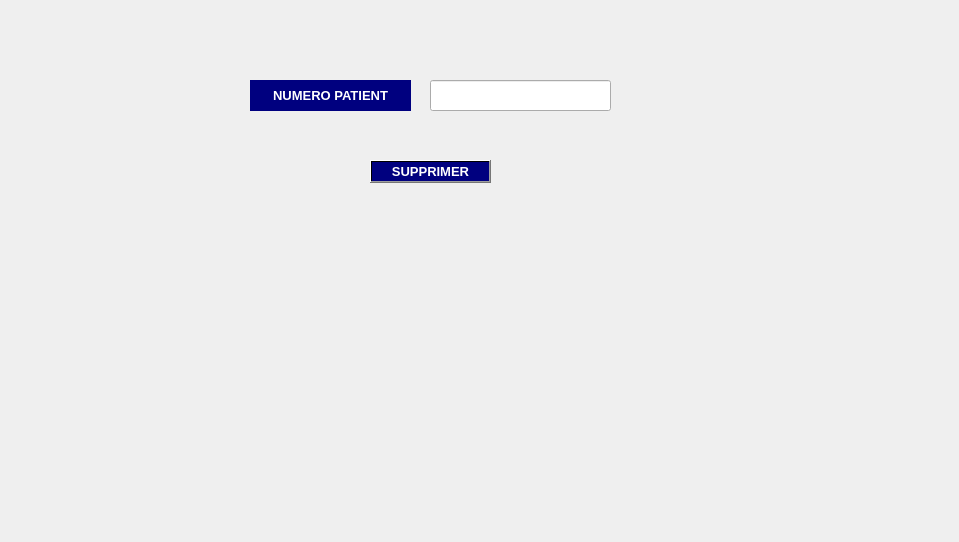
      <widget class="QWidget" name="tab_33">
       <attribute name="title">
        <string>Supprimer un patient</string>
       </attribute>
       <widget class="QLabel" name="p3_3">
        <property name="geometry">
         <rect>
          <x>0</x>
          <y>0</y>
          <width>950</width>
          <height>533</height>
         </rect>
        </property>
        <property name="text">
         <string/>
        </property>
       </widget>
       <widget class="QPushButton" name="pb_supprimer_3">
        <property name="geometry">
         <rect>
          <x>370</x>
          <y>160</y>
          <width>121</width>
          <height>23</height>
         </rect>
        </property>
        <property name="font">
         <font>
          <pointsize>10</pointsize>
          <weight>75</weight>
          <bold>true</bold>
         </font>
        </property>
        <property name="styleSheet">
         <string notr="true">background-color: qlineargradient(spread:pad, x1:0.631, y1:0.420455, x2:1, y2:0, stop:1 rgba(0, 0, 127, 255));
color: rgb(255, 255, 255);</string>
        </property>
        <property name="text">
         <string>SUPPRIMER</string>
        </property>
       </widget>
       <widget class="QLineEdit" name="lineEdit_id_7">
        <property name="geometry">
         <rect>
          <x>430</x>
          <y>80</y>
          <width>181</width>
          <height>31</height>
         </rect>
        </property>
       </widget>
       <widget class="QLabel" name="label_40">
        <property name="geometry">
         <rect>
          <x>250</x>
          <y>80</y>
          <width>161</width>
          <height>31</height>
         </rect>
        </property>
        <property name="font">
         <font>
          <pointsize>10</pointsize>
          <weight>75</weight>
          <bold>true</bold>
         </font>
        </property>
        <property name="styleSheet">
         <string notr="true">color: rgb(255, 255, 255);
background-color: rgb(0, 0, 127);</string>
        </property>
        <property name="text">
         <string>&lt;html&gt;&lt;head/&gt;&lt;body&gt;&lt;p align=&quot;center&quot;&gt;NUMERO PATIENT&lt;/p&gt;&lt;/body&gt;&lt;/html&gt;</string>
        </property>
       </widget>
      </widget>
